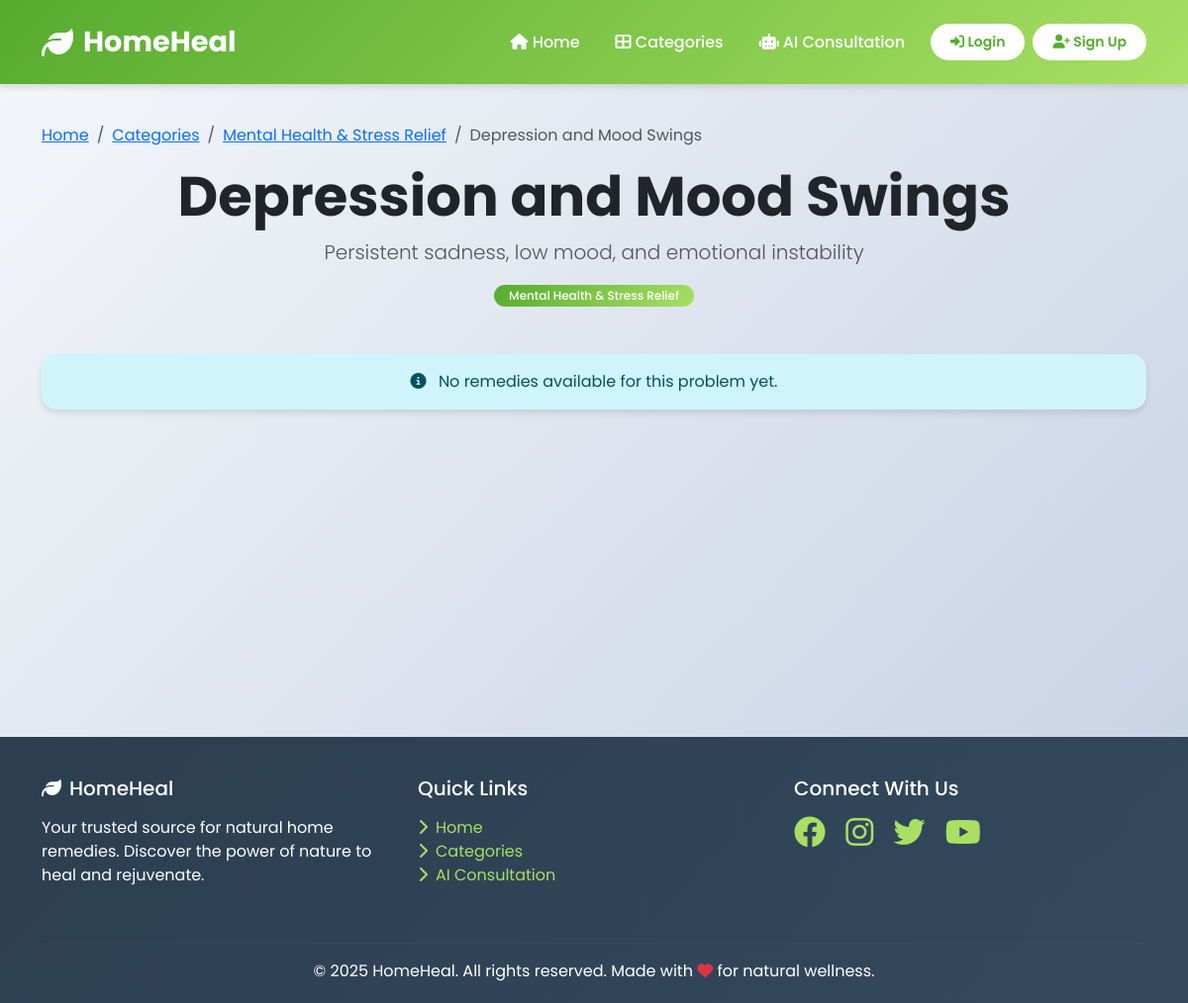
/category/mental-health-stress-relief/depression-and-mood-swings/, run on an earlier commit of the app's database.
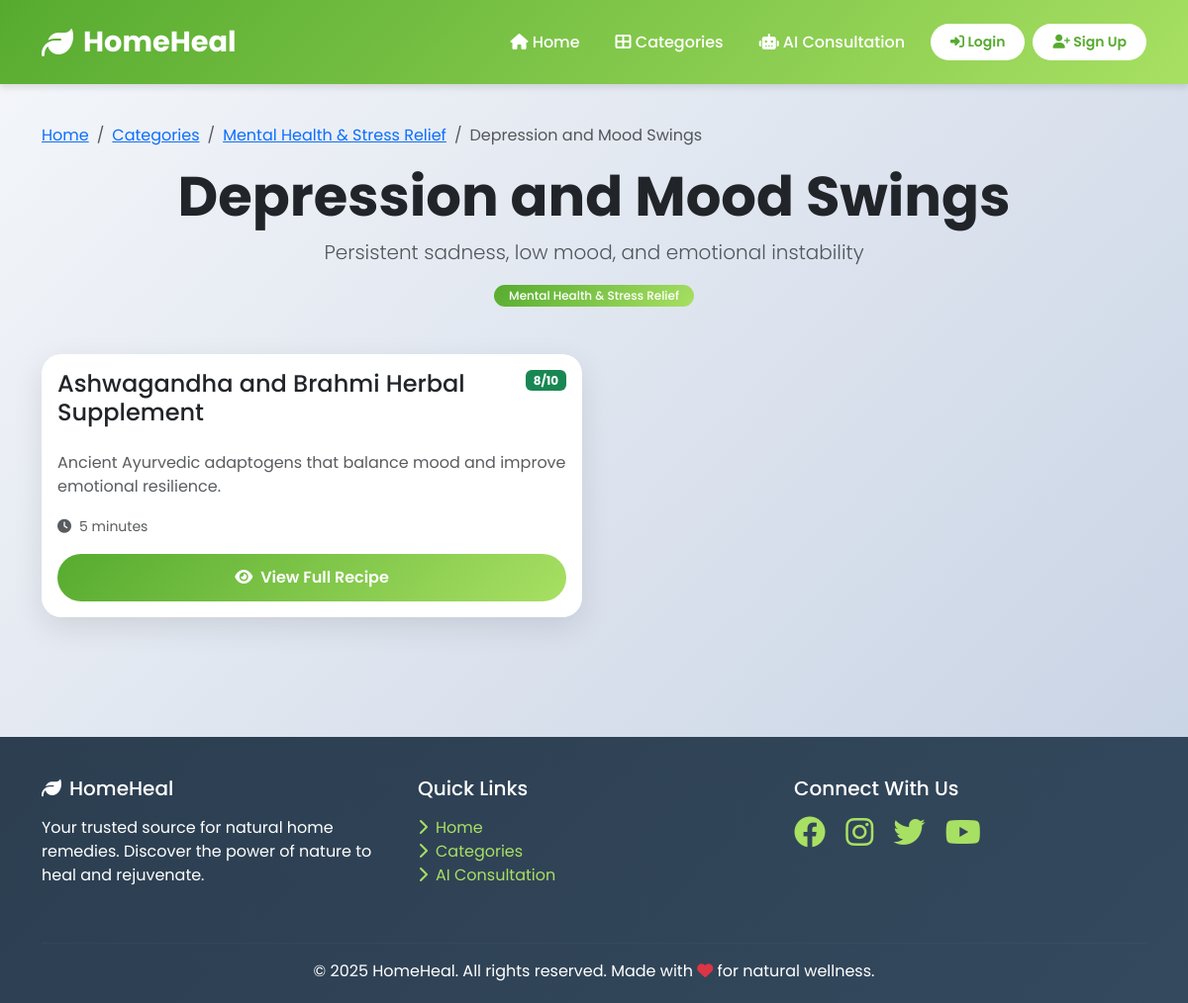
And on a later commit of the database.
### remedies/models.py (models this page shows, shortened)
class Remedy(models.Model):
    problem = models.ForeignKey(Problem, on_delete=models.CASCADE, related_name='remedies')
    title = models.CharField(max_length=200)
    description = models.TextField()
    ingredients = models.TextField(help_text="List ingredients line by line")
    instructions = models.TextField(help_text="Step by step instructions")
    usage = models.TextField(help_text="How to use and frequency")
    benefits = models.TextField(help_text="Benefits of this remedy")
    chemicals = models.TextField(blank=True, help_text="Active chemical compounds")
    reactions = models.TextField(blank=True, help_text="How chemicals react")
    importance = models.TextField(blank=True, help_text="Why this remedy works")
    precautions = models.TextField(help_text="Warnings and precautions")
    preparation_time = models.CharField(max_length=50, blank=True)
    effectiveness_rating = models.IntegerField(default=5, help_text="Rate 1-10")
    created_at = models.DateTimeField(auto_now_add=True)
    updated_at = models.DateTimeField(auto_now=True)
    class Meta:
        verbose_name_plural = "Remedies"
        ordering = ['-effectiveness_rating', 'title']

### remedies/views.py (the view)
# urls.py: path('category/<slug:category_slug>/<slug:problem_slug>/', remedy_views.problem_detail, name='problem_detail'),
def problem_detail(request, category_slug, problem_slug):
    category = get_object_or_404(Category, slug=category_slug)
    problem = get_object_or_404(Problem, category=category, slug=problem_slug)
    remedies = problem.remedies.all()
    context = {
        'category': category,
        'problem': problem,
        'remedies': remedies,
    }
    return render(request, 'remedies/problem_detail.html', context)

### templates/remedies/problem_detail.html (shortened to what this page needs)
{% extends 'base.html' %}
{% block content %}
<div class="container">
    <nav aria-label="breadcrumb">
        <ol class="breadcrumb">
            <li class="breadcrumb-item"><a href="{% url 'home' %}">Home</a></li>
            <li class="breadcrumb-item"><a href="{% url 'categories' %}">Categories</a></li>
            <li class="breadcrumb-item"><a href="{% url 'category_detail' category.slug %}">{{ category.name }}</a></li>
            <li class="breadcrumb-item active">{{ problem.name }}</li>
        </ol>
    </nav>
    <div class="text-center mb-5">
        <h1 class="display-4 fw-bold">{{ problem.name }}</h1>
        <p class="lead text-muted">{{ problem.description }}</p>
        <span class="badge badge-custom">{{ category.name }}</span>
    </div>
    <div class="row g-4">
        {% for remedy in remedies %}
        <div class="col-md-6">
            <div class="card h-100">
                <div class="card-body">
                    <div class="d-flex justify-content-between align-items-start mb-3">
                        <h4 class="card-title">{{ remedy.title }}</h4>
                        <span class="badge bg-success">{{ remedy.effectiveness_rating }}/10</span>
                    </div>
                    <p class="card-text text-muted">{{ remedy.description|truncatewords:30 }}</p>
                    <div class="mb-3">
                        <small class="text-muted">
                            <i class="fas fa-clock me-2"></i>{{ remedy.preparation_time|default:"15-20 mins" }}
                        </small>
                    </div>
                    <a href="{% url 'remedy_detail' remedy.id %}" class="btn btn-primary w-100">
                        <i class="fas fa-eye me-2"></i>View Full Recipe
                    </a>
                </div>
            </div>
        </div>
        {% empty %}
        <div class="col-12">
            <div class="alert alert-info text-center">
                <i class="fas fa-info-circle me-2"></i>
                No remedies available for this problem yet.
            </div>
        </div>
        {% endfor %}
    </div>
</div>
{% endblock %}

What changed in the data, as far as the page shows it:
added Remedy: title "Ashwagandha and Brahmi Herbal Supplement", effectiveness_rating "8", description "Ancient Ayurvedic adaptogens that balance mood and improve emotional resilience.", preparation_time "5 minutes"
Also different on the page:
text no longer shown: "No remedies available for this problem yet."
